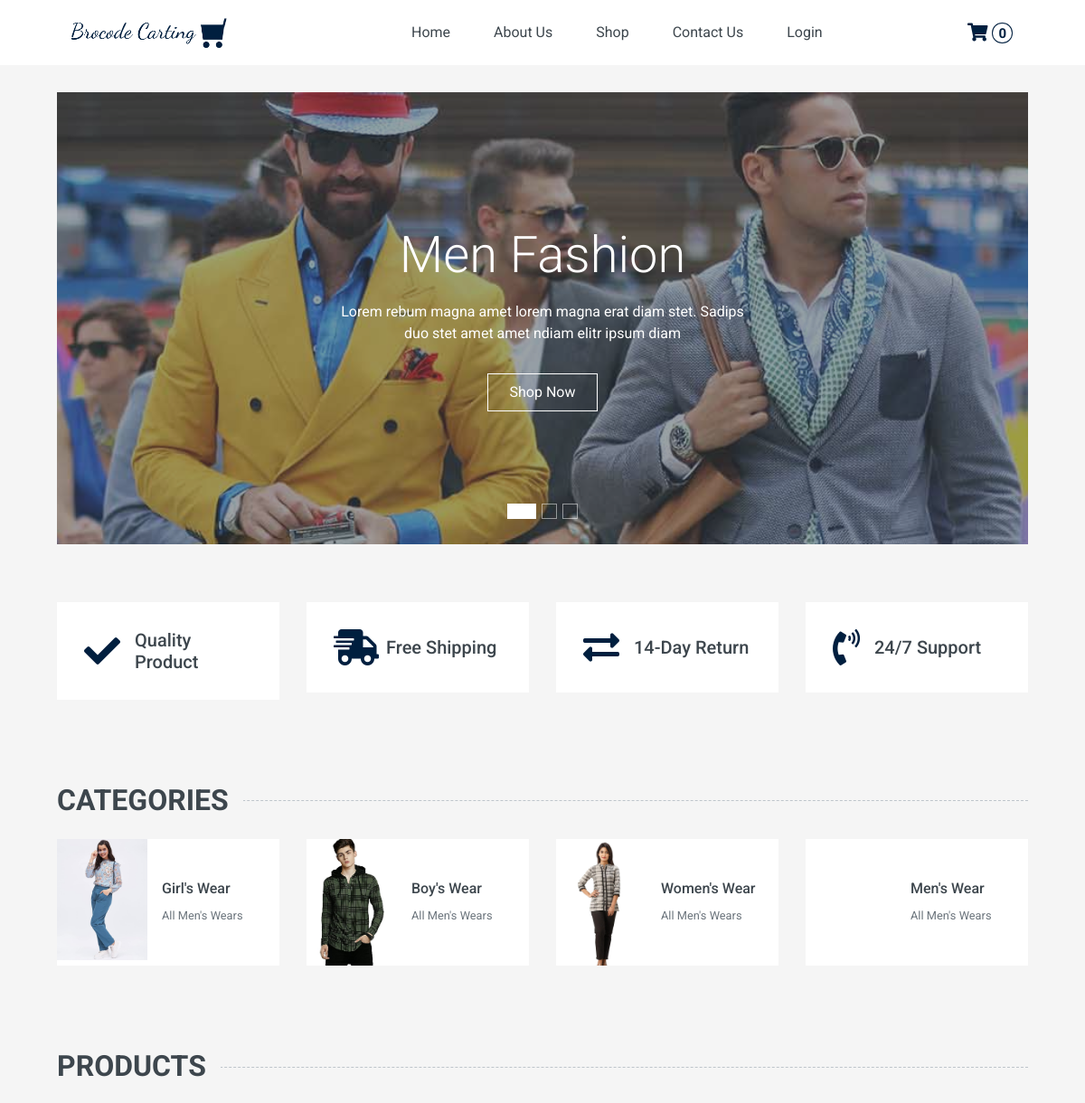
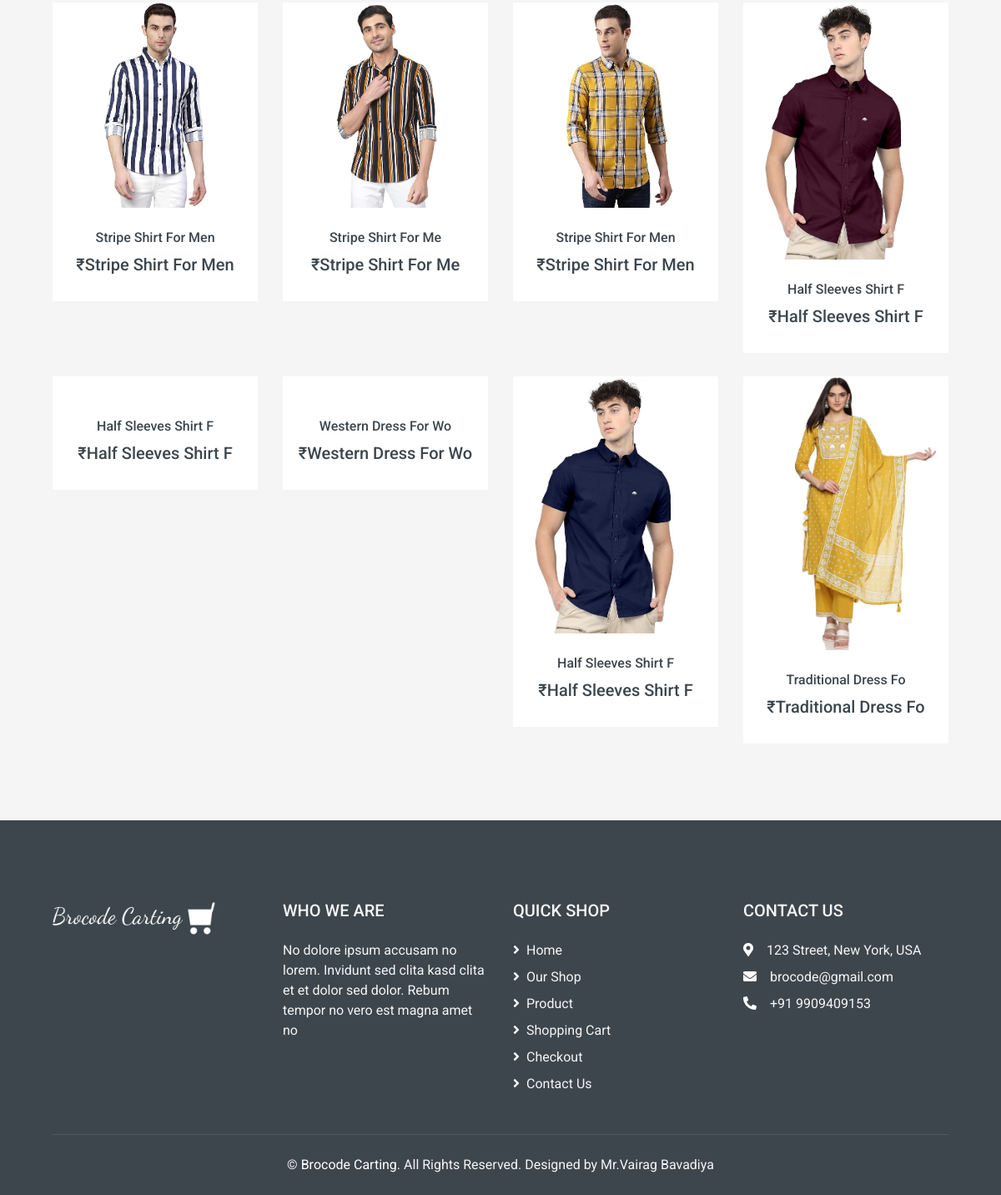
The page / on the database its author committed (2 pictures, top to bottom).
### tables this page shows
CREATE TABLE `category` (
  `id` int(20) NOT NULL,
  `category_name` varchar(50) NOT NULL,
  `category_description` longtext NOT NULL,
  `image` varchar(200) NOT NULL,
  `created_by` int(50) NOT NULL,
  `updated_by` int(50) NOT NULL,
  `created_at` datetime NOT NULL,
  `updated_at` datetime NOT NULL,
  `is_active` tinyint(1) NOT NULL
);

CREATE TABLE `product` (
  `id` int(20) NOT NULL,
  `category_id` int(20) NOT NULL,
  `variants_id` int(20) NOT NULL,
  `attribute_id` int(20) NOT NULL,
  `p_name` varchar(200) NOT NULL,
  `p_image` varchar(200) DEFAULT NULL,
  `p_description` longtext NOT NULL,
  `stock` int(50) NOT NULL,
  `price` int(50) NOT NULL,
  `created_by` int(20) DEFAULT NULL,
  `updated_by` int(20) DEFAULT NULL,
  `created_at` datetime DEFAULT NULL,
  `updated_at` datetime DEFAULT NULL,
  `is_active` tinyint(1) NOT NULL
);

### index.php (the view, shortened to what this page needs)
<?php
require("header.php");
?>
<div class="container-fluid mb-3">
    <div class="row px-xl-5">
        <div class="col-lg-12">
            <div id="header-carousel" class="carousel slide carousel-fade mb-30 mb-lg-0" data-ride="carousel">
                <ol class="carousel-indicators">
                    <li data-target="#header-carousel" data-slide-to="0" class="active"></li>
                    <li data-target="#header-carousel" data-slide-to="1"></li>
                    <li data-target="#header-carousel" data-slide-to="2"></li>
                </ol>
                <div class="carousel-inner">
                    <div class="carousel-item position-relative active" style="height: 500px;">
                        <img class="position-absolute w-100 h-100" src="img/carousel-1.jpg" style="object-fit: cover;">
                        <div class="carousel-caption d-flex flex-column align-items-center justify-content-center">
                            <div class="p-3" style="max-width: 700px;">
                                <h1 class="display-4 text-white mb-3 animate__animated animate__fadeInDown">Men Fashion
                                </h1>
                                <p class="mx-md-5 px-5 animate__animated animate__bounceIn">Lorem rebum magna amet lorem
                                    magna erat diam stet. Sadips duo stet amet amet ndiam elitr ipsum diam</p>
                                <a class="btn btn-outline-light py-2 px-4 mt-3 animate__animated animate__fadeInUp" href="#">Shop Now</a>
                            </div>
                        </div>
                    </div>
                </div>
            </div>
        </div>
    </div>
</div>
<div class="container-fluid pt-5">
    <div class="row px-xl-5 pb-3">
        <div class="col-lg-3 col-md-6 col-sm-12 pb-1">
            <div class="d-flex align-items-center bg-light mb-4" style="padding: 30px;">
                <h1 class="fa fa-check text-primary m-0 mr-3"></h1>
                <h5 class="font-weight-semi-bold m-0">Quality Product</h5>
            </div>
        </div>
        <div class="col-lg-3 col-md-6 col-sm-12 pb-1">
            <div class="d-flex align-items-center bg-light mb-4" style="padding: 30px;">
                <h1 class="fa fa-shipping-fast text-primary m-0 mr-2"></h1>
                <h5 class="font-weight-semi-bold m-0">Free Shipping</h5>
            </div>
        </div>
        <div class="col-lg-3 col-md-6 col-sm-12 pb-1">
            <div class="d-flex align-items-center bg-light mb-4" style="padding: 30px;">
                <h1 class="fas fa-exchange-alt text-primary m-0 mr-3"></h1>
                <h5 class="font-weight-semi-bold m-0">14-Day Return</h5>
            </div>
        </div>
        <div class="col-lg-3 col-md-6 col-sm-12 pb-1">
            <div class="d-flex align-items-center bg-light mb-4" style="padding: 30px;">
                <h1 class="fa fa-phone-volume text-primary m-0 mr-3"></h1>
                <h5 class="font-weight-semi-bold m-0">24/7 Support</h5>
            </div>
        </div>
    </div>
</div>
<div class="container-fluid pt-5">
    <h2 class="section-title position-relative text-uppercase mx-xl-5 mb-4"><span class="bg-secondary pr-3">Categories</span></h2>
    <div class="row px-xl-5 pb-3">
        <?php $sql = "SELECT * from category ORDER BY id DESC limit 4"; ?>
        <?php if ($result = $conn->query($sql)) : ?>
            <?php while ($row = $result->fetch_assoc()) : ?>
                <div class="col-lg-3 col-md-4 col-sm-6 pb-1">
                    <a class="text-decoration-none" href="">
                        <div class="cat-item d-flex align-items-center mb-4">
                            <div class="overflow-hidden" style="width: 100px; height: 140px;">
                                <img class="img-fluid" src="/e-commerce/admin/<?php echo $row['image']; ?>" alt="">
                            </div>
                            <div class="flex-fill pl-3">
                                <h6><?php echo $row['category_name']; ?></h6>
                                <small class="text-body">All Men's Wears</small>
                            </div>
                        </div>
                    </a>
                </div>
            <?php endwhile; ?>
        <?php endif; ?>
    </div>
</div>
<div class="container-fluid pt-5 pb-3">
    <h2 class="section-title position-relative text-uppercase mx-xl-5 mb-4"><span class="bg-secondary pr-3">
            Products</span></h2>
    <div class="row px-xl-5">
        <?php $sql = "SELECT * from product order by rand() limit 8"; ?>
        <?php if ($result = $conn->query($sql)) : ?>
            <?php while ($row = $result->fetch_assoc()) : ?>
                <div class="col-lg-3 col-md-4 col-sm-6 pb-1">
                    <div class="product-item bg-light mb-4">
                        <div class="product-img position-relative overflow-hidden">
                            <img class="img-fluid w-100" src="/e-commerce/admin/<?php echo $row['p_image']; ?>" alt="">
                            <div class="product-action">
                            </div>
                        </div>
                        <div class="text-center py-4">
                            <a class="h6 text-decoration-none text-truncate" href="product.php?id=<?php echo $row["id"]; ?>"><?php echo $row['p_name']; ?></a>
                            <div class="d-flex align-items-center justify-content-center mt-2">
                                <h5>₹<?php echo $row['p_name']; ?></h5>
                            </div>
                        </div>
                    </div>
                </div>
            <?php endwhile; ?>
        <?php endif; ?>
    </div>
</div>
<?php
require("footer.php");
?>

### header.php (shortened to what this page needs)
<!DOCTYPE html>
<html lang="en">
<head>
    <link href="https://cdnjs.cloudflare.com/ajax/libs/font-awesome/5.10.0/css/all.min.css" rel="stylesheet">
    <link href="lib/animate/animate.min.css" rel="stylesheet">
    <link href="lib/owlcarousel/assets/owl.carousel.min.css" rel="stylesheet">
    <link href="css/style.css" rel="stylesheet">
</head>
<body>
    <div class="container-fluid bg-white mb-30">
        <div class="row px-xl-5">
            <div class="col-lg-4 d-flex align-items-center">
                <a href="/e-commerce/">
                    <img src="/e-commerce/img/logo-color.png" class="site-logo" />
                </a>
            </div>
            <div class="col-lg-8">
                <nav class="navbar navbar-expand-lg bg-white navbar-white py-3 py-lg-0 px-0">
                    <div class="collapse navbar-collapse justify-content-between" id="navbarCollapse">
                        <div class="navbar-nav mr-auto py-3 site-nav">
                            <a href="index.php" class="nav-item nav-link text-dark">Home</a>
                            <a href="about.php" class="nav-item nav-link text-dark">About Us</a>
                            <a href="shop.php" class="nav-item nav-link text-dark">Shop</a>
                            <a href="contact.php" class="nav-item nav-link text-dark">Contact Us</a>
                            <?php
                            if (isset($_SESSION['id']) && $_SESSION['id'] != "") {
                            ?>
                                <a href="/e-commerce/my_account.php" class="nav-link nav-item text-dark">Account</a>
                            <?php } else { ?>
                                <a href="/e-commerce/login.php" class="nav-link nav-item text-dark">Login</a>
                            <?php }
                            ?>
                        </div>
                        <a href="cart.php" class="btn btn-lg">
                            <i class="fas fa-shopping-cart text-primary"></i>
                            <span class="badge text-primary border border-primary rounded-circle" style="padding-bottom: 2px;">0</span>
                        </a>
                    </div>
                </nav>
            </div>
        </div>
    </div>

### footer.php (shortened to what this page needs)
<div class="container-fluid bg-dark text-secondary mt-5 pt-5">
    <div class="row px-xl-5 py-5">
        <div class="col-md-3">
            <a href="/e-commerce/">
                <img src="/e-commerce/img/logo-white.png" class="site-logo" />
            </a>
        </div>
        <div class="col-md-3">
            <h5 class="text-secondary text-uppercase mb-4">Who we are</h5>
            <p class="mb-4">No dolore ipsum accusam no lorem. Invidunt sed clita kasd clita et et dolor sed dolor.
                Rebum tempor no vero est magna amet no</p>
        </div>
        <div class="col-md-3">
            <h5 class="text-secondary text-uppercase mb-4">Quick Shop</h5>
            <div class="d-flex flex-column justify-content-start">
                <a class="text-secondary mb-2" href="index.php"><i class="fa fa-angle-right mr-2"></i>Home</a>
                <a class="text-secondary mb-2" href="shop.php"><i class="fa fa-angle-right mr-2"></i>Our Shop</a>
                <a class="text-secondary mb-2" href="product.php"><i class="fa fa-angle-right mr-2"></i>Product</a>
                <a class="text-secondary mb-2" href="cart.php"><i class="fa fa-angle-right mr-2"></i>Shopping
                    Cart</a>
                <a class="text-secondary mb-2" href="checkout.php"><i class="fa fa-angle-right mr-2"></i>Checkout</a>
                <a class="text-secondary" href="contact.php"><i class="fa fa-angle-right mr-2"></i>Contact Us</a>
            </div>
        </div>
        <div class="col-md-3">
            <h5 class="text-secondary text-uppercase mb-4">Contact Us</h5>
            <p class="mb-2"><i class="fa fa-map-marker-alt text-white mr-3"></i>123 Street, New York, USA</p>
            <p class="mb-2"><i class="fa fa-envelope text-white mr-3"></i>brocode@gmail.com</p>
            <p class="mb-0"><i class="fa fa-phone-alt text-white mr-3"></i>+91 9909409153</p>
        </div>
    </div>
    <div class="row border-top mx-xl-5 py-4" style="border-color: rgba(256, 256, 256, .1) !important;">
        <div class="col-md-12 px-xl-0">
            <p class="mb-md-0 text-center text-secondary">
                &copy; <a class="text-white" href="/e-commerce/">Brocode Carting</a>. All Rights Reserved. Designed
                by Mr.Vairag Bavadiya
            </p>
        </div>
    </div>
</div>
</body>
</html>

### header.php (style rules this page uses)
.site-logo { max-width: 200px; }
.navbar-expand-lg .navbar-nav .nav-link { padding-right: 1.5rem; padding-left: 1.5rem; }

### rows shown on the page
category: image (picture), category_name "Girl's Wear"
category: image (picture), category_name "Boy's Wear"
category: image (picture), category_name "Women's Wear"
category: category_name "Men's Wear"
product: p_image (picture), p_name "Stripe Shirt For Men"
product: p_image (picture), p_name "Stripe Shirt For Me"
product: p_image (picture), p_name "Stripe Shirt For Men"
product: p_image (picture), p_name "Half Sleeves Shirt F"
product: p_name "Half Sleeves Shirt F"
product: p_name "Western Dress For Wo"
product: p_image (picture), p_name "Half Sleeves Shirt F"
product: p_image (picture), p_name "Traditional Dress Fo"
